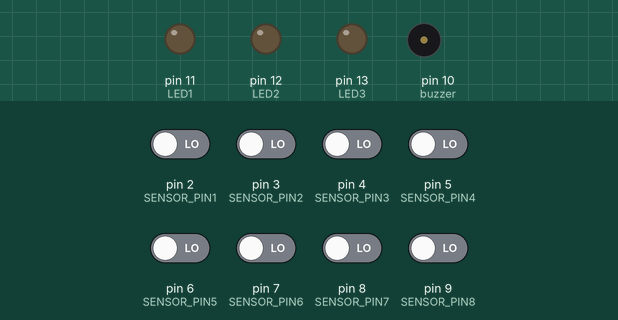
A sketch run on a simulated Arduino Uno, built with avr-gcc and run on an emulated ATmega328P. Shown: output pins drawn as LEDs (lit = HIGH), buzzer (waves = sounding). The inputs (shaded band) are chosen by the test bench; at power-on: pin 2 (SENSOR_PIN1), pin 3 (SENSOR_PIN2), pin 4 (SENSOR_PIN3), pin 5 (SENSOR_PIN4), pin 6 (SENSOR_PIN5), pin 7 (SENSOR_PIN6), pin 8 (SENSOR_PIN7), pin 9 (SENSOR_PIN8) LOW.

Above: at 1.2 s.
1.3 s: pin 2 (SENSOR_PIN1) driven HIGH
At 2.1 s:
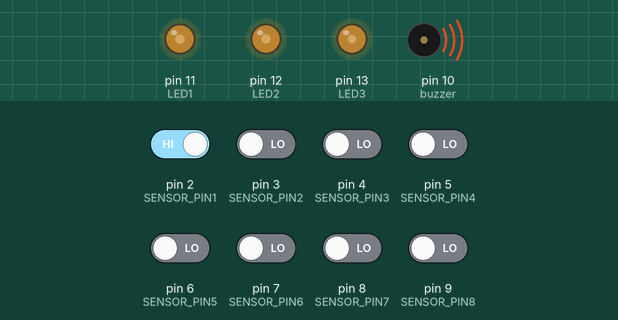
2.8 s: pin 3 (SENSOR_PIN2) driven HIGH
Timing chart, 0 to 3.1 s (numbered marks = the images above; inputs shaded):
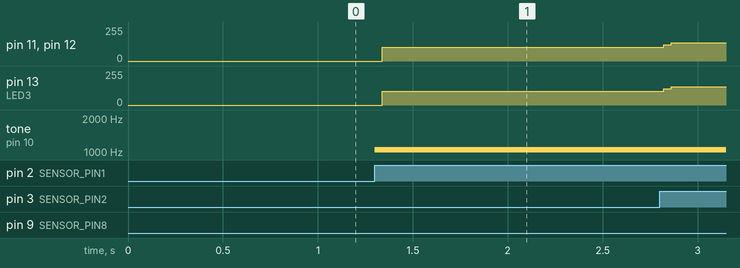

The sketch:

sensoroftouch.ino
```cpp
const int SENSOR_PIN1 = 2;
const int SENSOR_PIN2 = 3;
const int SENSOR_PIN3 = 4;
const int SENSOR_PIN4 = 5;
const int SENSOR_PIN5 = 6;
const int SENSOR_PIN6 = 7;
const int SENSOR_PIN7 = 8;
const int SENSOR_PIN8 = 9; // the Arduino's input pin that connects to the sensor's SIGNAL pin

const int LED1 = 11;
const int LED2 = 12;
const int LED3 = 13;
int state1, state2, state3, state4, state5, state6, state7, state8 = 0;
int currentNote = 0;


#define NOTE_B0  31
#define NOTE_C1  33
#define NOTE_CS1 35
#define NOTE_D1  37
#define NOTE_DS1 39
#define NOTE_E1  41
#define NOTE_F1  44
#define NOTE_FS1 46
#define NOTE_G1  49
#define NOTE_GS1 52
#define NOTE_A1  55
#define NOTE_AS1 58
#define NOTE_B1  62
#define NOTE_C2  65
#define NOTE_CS2 69
#define NOTE_D2  73
#define NOTE_DS2 78
#define NOTE_E2  82
#define NOTE_F2  87
#define NOTE_FS2 93
#define NOTE_G2  98
#define NOTE_GS2 104
#define NOTE_A2  110
#define NOTE_AS2 117
#define NOTE_B2  123
#define NOTE_C3  131
#define NOTE_CS3 139
#define NOTE_D3  147
#define NOTE_DS3 156
#define NOTE_E3  165
#define NOTE_F3  175
#define NOTE_FS3 185
#define NOTE_G3  196
#define NOTE_GS3 208
#define NOTE_A3  220
#define NOTE_AS3 233
#define NOTE_B3  247
#define NOTE_C4  262
#define NOTE_CS4 277
#define NOTE_D4  294
#define NOTE_DS4 311
#define NOTE_E4  330
#define NOTE_F4  349
#define NOTE_FS4 370
#define NOTE_G4  392
#define NOTE_GS4 415
#define NOTE_A4  440
#define NOTE_AS4 466
#define NOTE_B4  494
#define NOTE_C5  523
#define NOTE_CS5 554
#define NOTE_D5  587
#define NOTE_DS5 622
#define NOTE_E5  659
#define NOTE_F5  698
#define NOTE_FS5 740
#define NOTE_G5  784
#define NOTE_GS5 831
#define NOTE_A5  880
#define NOTE_AS5 932
#define NOTE_B5  988
#define NOTE_C6  1047
#define NOTE_CS6 1109
#define NOTE_D6  1175
#define NOTE_DS6 1245
#define NOTE_E6  1319
#define NOTE_F6  1397
#define NOTE_FS6 1480
#define NOTE_G6  1568
#define NOTE_GS6 1661
#define NOTE_A6  1760
#define NOTE_AS6 1865
#define NOTE_B6  1976
#define NOTE_C7  2093
#define NOTE_CS7 2217
#define NOTE_D7  2349
#define NOTE_DS7 2489
#define NOTE_E7  2637
#define NOTE_F7  2794
#define NOTE_FS7 2960
#define NOTE_G7  3136
#define NOTE_GS7 3322
#define NOTE_A7  3520
#define NOTE_AS7 3729
#define NOTE_B7  3951
#define NOTE_C8  4186
#define NOTE_CS8 4435
#define NOTE_D8  4699
#define NOTE_DS8 4978
#define REST      0

// change this to make the song slower or faster
//int tempo = 100;

// change this to whichever pin you want to use
int buzzer = 10;


void setup() {
  // initialize serial communication at 9600 bits per second:
  Serial.begin(9600);
  // initialize the Arduino's pin as aninput
  pinMode(SENSOR_PIN1, INPUT);
  pinMode(SENSOR_PIN2, INPUT);
  pinMode(SENSOR_PIN3, INPUT);
  pinMode(SENSOR_PIN4, INPUT);
  pinMode(SENSOR_PIN5, INPUT);
  pinMode(SENSOR_PIN6, INPUT);
  pinMode(SENSOR_PIN7, INPUT);
  pinMode(SENSOR_PIN8, INPUT);
  // initialize digital pin LED_BUILTIN as an output.
  pinMode(LED1, OUTPUT);
  pinMode(LED2, OUTPUT);
  pinMode(LED3, OUTPUT);

}

void loop() {
  // read the state of the the input pin:
  state1 = digitalRead(SENSOR_PIN1);
  state2 = digitalRead(SENSOR_PIN2);
  state3 = digitalRead(SENSOR_PIN3);
  state4 = digitalRead(SENSOR_PIN4);
  state5 = digitalRead(SENSOR_PIN5);
  state6 = digitalRead(SENSOR_PIN6);
  state7 = digitalRead(SENSOR_PIN7);
  state8 = digitalRead(SENSOR_PIN8);

  if (state1 == HIGH) {
    // control LED according to the sensor's state
    digitalWrite(LED1, HIGH);
    digitalWrite(LED2, HIGH);
    digitalWrite(LED3, HIGH);
    tone(buzzer, NOTE_C6, 8);
  }
  if (state2 == HIGH) {
    // control LED according to the sensor's state
    digitalWrite(LED1, HIGH);
    tone(buzzer, NOTE_D6, 8);
  }
  if (state3 == HIGH) {
    // control LED according to the sensor's state
    digitalWrite(LED2, HIGH);
    tone(buzzer, NOTE_E6, 8);
  }
  if (state4 == HIGH) {
    // control LED according to the sensor's state
    digitalWrite(LED3, HIGH);
    tone(buzzer, NOTE_F6, 8);
  }
  if (state5 == HIGH) {
    // control LED according to the sensor's state
    digitalWrite(LED1, HIGH);
    digitalWrite(LED2, HIGH);
    tone(buzzer, NOTE_G6, 8);
  }
  if (state6 == HIGH) {
    // control LED according to the sensor's state
    digitalWrite(LED1, HIGH);
    digitalWrite(LED3, HIGH);
    tone(buzzer, NOTE_A6, 8);
  }
  if (state7 == HIGH) {
    // control LED according to the sensor's state
    digitalWrite(LED2, HIGH);
    digitalWrite(LED3, HIGH);
    tone(buzzer, NOTE_B6, 8);
  }
  if (state8 == HIGH) {
    // control LED according to the sensor's state
    digitalWrite(LED3, HIGH);
    tone(buzzer, NOTE_C7, 8);
  }
  else {
    digitalWrite(LED1, LOW);
    digitalWrite(LED2, LOW);
    digitalWrite(LED3, LOW);
  }
}
```

Measured:
- after the input at 1.3 s, pin 11 (LED1), pin 12 (LED2): 0/255 → 105/255 at once; pin 13 (LED3): 0/255 → 104/255 at once; tone on pin 10 (buzzer): silent → 1047 Hz at once
